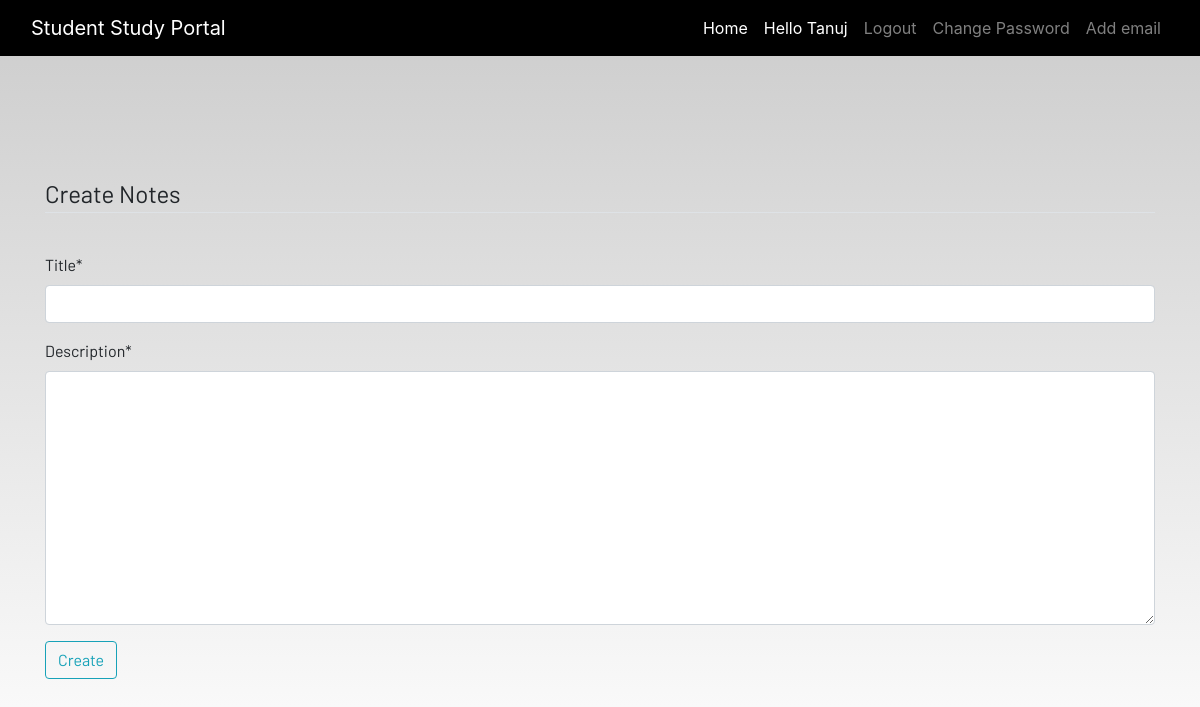
Page /notes (signed in) on the earlier database version.
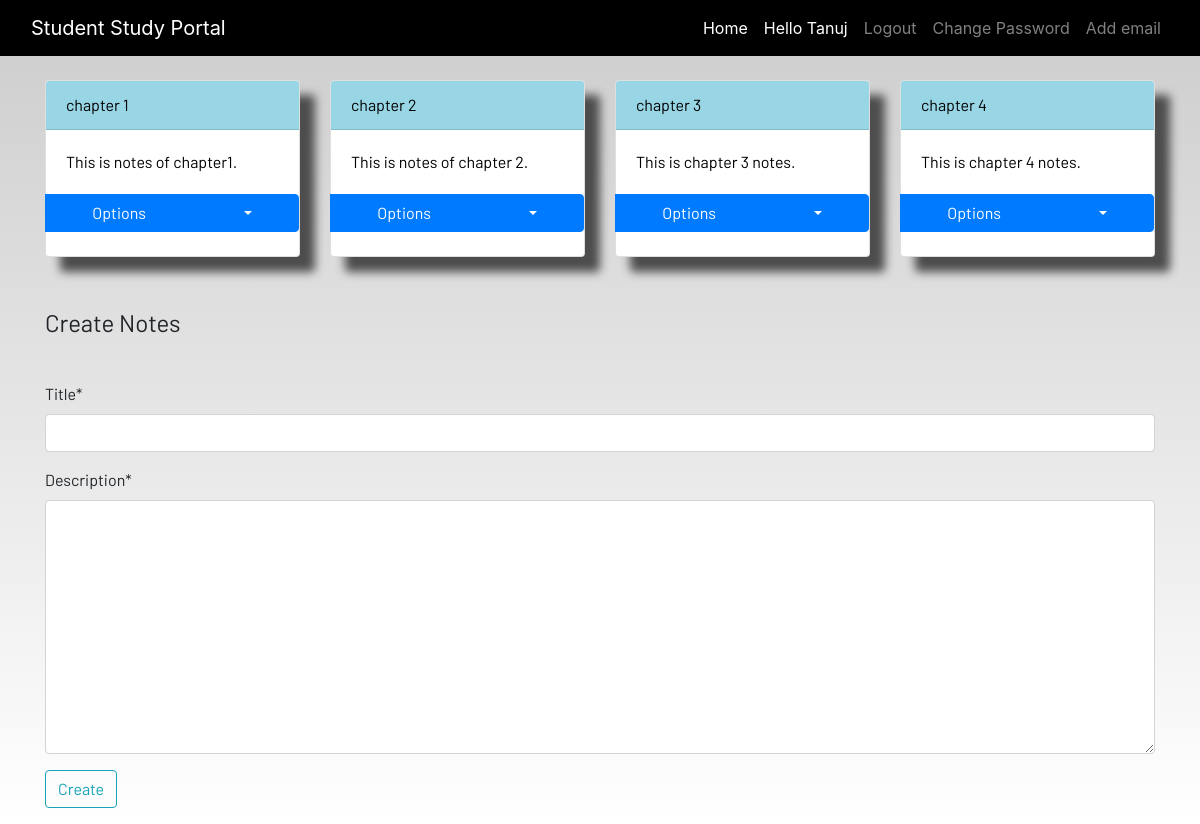
Same page on the later database version.
### dashboard/models.py (models this page shows, shortened)
class Note(models.Model):
    user = models.ForeignKey(User, on_delete=models.CASCADE)
    title = models.CharField(max_length=150)
    description = models.TextField()

### dashboard/views.py (the view)
# urls.py: path('notes', views.notes, name = "notes"),
def notes(request):
    if request.method == "POST":
        form = Notesform(request.POST)
        if form.is_valid():
            notes = Note(user=request.user,title=request.POST['title'],description=request.POST['description'])
            notes.save()
        messages.success(request, f"Note saved from {request.user.username} successfully.")
        return redirect('notes')
    else:
        form = Notesform()
    notes = Note.objects.filter(user=request.user)
    context = {'notes': notes,'form': form}
    return render(request, 'dashboard/notes.html', context)

### dashboard/forms.py
class Notesform(forms.ModelForm):
    class Meta:
        model = Note
        fields = ['title', 'description']

### dashboard/templates/dashboard/notes.html (shortened to what this page needs)
{% extends 'dashboard/base.html' %}
{% load static %}
{% block content %}
{% load crispy_forms_tags %}
<div class="container">
    <div class="row">
    {% for note in notes %}
         <a href="{% url 'notes_detail' note.id %}">
            <div class="col-md-3">
                <div class="card">
                    <div class="card-header">{{note.title}}</div>
                    <div class="card-body">{{note.description|slice:"0:100"}}</div>
                    <div class="btn-group open">
                        <a class="btn btn-primary" href="#"></i> Options</a>
                        <a class="btn btn-primary dropdown-toggle" data-toggle="dropdown" href="#">
                        </a>
                      </div>
                      <br>
                </div>
            </a>
        </div>
    {% endfor %}
        <br><br>
    </div>
</div>
<br><br>
<div class="container">
    <form method="POST">
        <fieldset class="form-group">
            <legend class="border-bottom mb-4">Create Notes</legend>
        </fieldset>
        {{form|crispy}}
        <div class="form-group">
            <button href="" class="btn btn-outline-info" type="submit">
                Create
            </button>
        </div>
    </form>
</div>
{% endblock content %}

Differences in the rows shown:
added Note: title "chapter 1", description "This is notes of chapter1."
added Note: title "chapter 2", description "This is notes of chapter 2."
added Note: title "chapter 3", description "This is chapter 3 notes."
added Note: title "chapter 4", description "This is chapter 4 notes."
